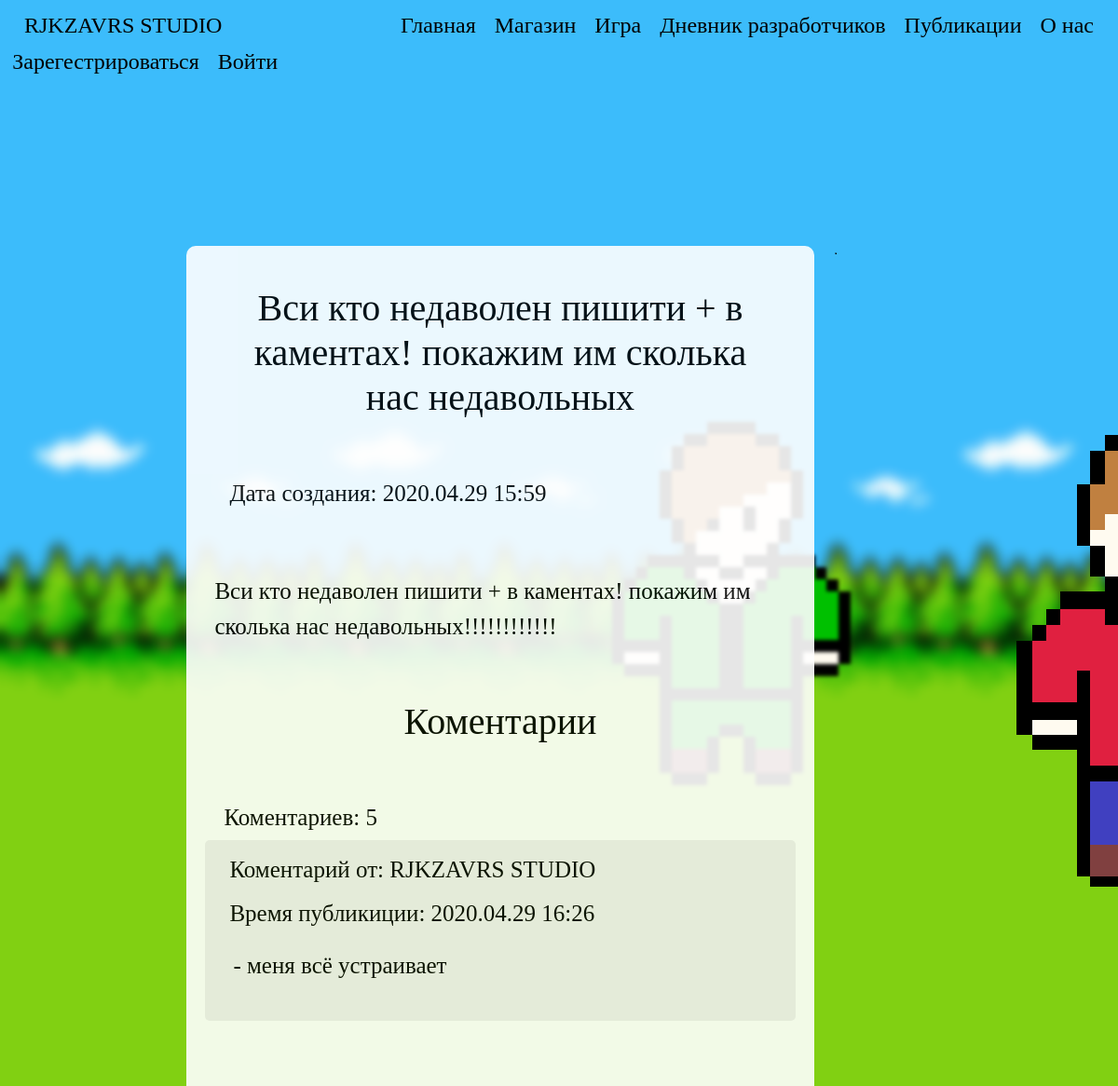
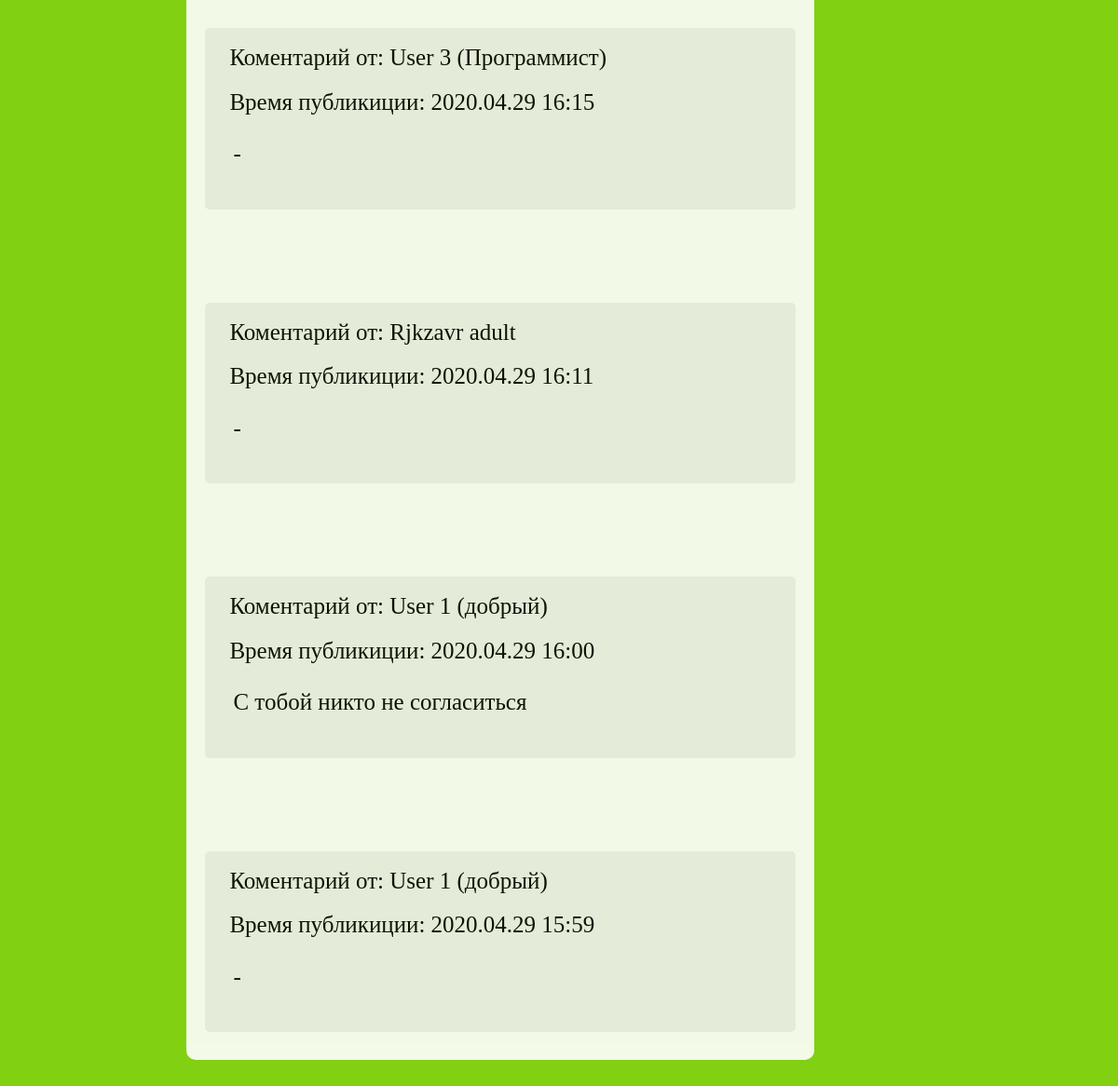
The app's page /Publication/1/ with its own data (2 pictures, top to bottom).
### data/publications.py (models this page shows)
class Publications(SqlAlchemyBase, SerializerMixin):
    __tablename__ = 'publications'
    id = sqlalchemy.Column(sqlalchemy.Integer, primary_key=True, autoincrement=True)
    header = sqlalchemy.Column(sqlalchemy.String, nullable=True)
    body = sqlalchemy.Column(sqlalchemy.String, nullable=True)
    created_date = sqlalchemy.Column(sqlalchemy.DateTime)
    comments = orm.relation('Comments')
    author_id = sqlalchemy.Column(sqlalchemy.Integer, sqlalchemy.ForeignKey("user.id"))
    author = orm.relation('User')
    def formatted_date(self):
        d = self.created_date
        return f"{str(d.year).rjust(2, '0')}.{str(d.month).rjust(2, '0')}.{d.day} {str(d.hour).rjust(2, '0')}:{str(d.minute).rjust(2, '0')}"

### data/comments.py (models this page shows)
class Comments(SqlAlchemyBase, SerializerMixin):
    __tablename__ = 'comments'
    id = sqlalchemy.Column(sqlalchemy.Integer, primary_key=True, autoincrement=True)
    text = sqlalchemy.Column(sqlalchemy.String, nullable=True)
    created_date = sqlalchemy.Column(sqlalchemy.DateTime, default=datetime.now())
    product_id = sqlalchemy.Column(sqlalchemy.Integer, sqlalchemy.ForeignKey("products.id"))
    product = orm.relation('Products')
    developers_diary_publication_id = sqlalchemy.Column(sqlalchemy.Integer, sqlalchemy.ForeignKey("developers_diary.id"))
    developers_diary_publication = orm.relation('DevelopersDiary')
    publication_id = sqlalchemy.Column(sqlalchemy.Integer, sqlalchemy.ForeignKey("publications.id"))
    publication = orm.relation('Publications')
    author_id = sqlalchemy.Column(sqlalchemy.Integer, sqlalchemy.ForeignKey("user.id"))
    author = orm.relation('User')
    def formatted_date(self):
        d = self.created_date
        return f"{str(d.year).rjust(2, '0')}.{str(d.month).rjust(2, '0')}.{d.day} {str(d.hour).rjust(2, '0')}:{str(d.minute).rjust(2, '0')}"

### data/users.py (models this page shows, shortened)
class User(SqlAlchemyBase, UserMixin, SerializerMixin):
    __tablename__ = 'user'
    id = sqlalchemy.Column(sqlalchemy.Integer, primary_key=True, autoincrement=True)
    surname = sqlalchemy.Column(sqlalchemy.String, nullable=True)
    name = sqlalchemy.Column(sqlalchemy.String, nullable=True)
    age = sqlalchemy.Column(sqlalchemy.Integer, nullable=True)
    nickname = sqlalchemy.Column(sqlalchemy.String, nullable=True)
    email = sqlalchemy.Column(sqlalchemy.String, index=True, unique=True, nullable=True)
    hashed_password = sqlalchemy.Column(sqlalchemy.String, nullable=True)
    created_date = sqlalchemy.Column(sqlalchemy.DateTime)
    status = sqlalchemy.Column(sqlalchemy.Integer, nullable=True, default=0)
    background_image_id = sqlalchemy.Column(sqlalchemy.Integer, nullable=True, default=0)
    publications = orm.relation('Publications')
    developers_diary = orm.relation('DevelopersDiary')
    comments = orm.relation('Comments')

### run.py (the view)
@app.route("/Publication/<int:id>/", methods=['GET', 'POST'])
def publication(id):
    status = 0
    if current_user.is_authenticated:
        status = current_user.status + 1
    session = db_session.create_session()
    publication = session.query(Publications).get(id)
    session.close()
    if publication:
        form = CommentsForm()
        if form.submit.data:
            if current_user.is_authenticated:
                session = db_session.create_session()
                user = session.query(User).get(current_user.id)
                publication = session.query(Publications).get(id)
                comment = Comments()
                comment.text = form.text.data
                comment.created_date = datetime.datetime.now()
                form.text.data = ""
                user.comments.append(comment)
                session.merge(user)
                publication.comments.append(comment)
                session.merge(publication)
                session.commit()
                session = db_session.create_session()
                comments = session.query(Comments).filter(Comments.publication_id == id).order_by(
                    Comments.created_date.desc()).all()
                templ = render_template("/Publication.html", publication=publication, status=status, user=current_user,
                                        style=url_for('static', filename='css/style.css'), form=form, comments=comments,
                                        count_commentaries=len(comments), base_href=f"Publication/{id}/",
                                        bgimg=get_image_profile(current_user))
                session.close()
                return templ
        else:
            comments = session.query(Comments).filter(Comments.publication_id == id).order_by(
                Comments.created_date.desc()).all()
            templ = render_template("/Publication.html", publication=publication, status=status, user=current_user,
                                    style=url_for('static', filename='css/style.css'), form=form, comments=comments,
                                    count_commentaries=len(comments), base_href=f"Publication/{id}/",
                                    bgimg=get_image_profile(current_user))
            session.close()
            return templ
    session.close()
    return redirect('/Publications')

### data/db_session.py (called while the page is built)
def create_session() -> Session:
    global __factory
    return __factory()

### run.py (called while the page is built)
def get_image_profile(user):
    bg_img = 1
    if user.is_authenticated:
        bg_img = user.background_image_id + 1
    return url_for('static', filename=f'img/background_img_{bg_img}.png')

### templates/Publication.html
{% extends "base.html" %}
{% block content %}
<div class="navbar">
    <div class="title">
        <h1 class="title-text">{{ publication.header }}</h1>
    </div>
    <div class="title">
        <p class="diary-text">Дата создания: {{ publication.formatted_date() }}</p>
    </div>
</div>
<div>
    <p class="diary-text">
        {% for text in publication.body.split("\n") %}
        {{text}}<br>
        {% endfor %}
    </p>
</div>
{% include "comments.html" %}
{% endblock %}

### templates/comments.html (shortened to what this page needs)
<div class="block-comments">
    <div class="title">
        <h1 class="title-text">Коментарии</h1>
    </div>
    <div class="block-count">
        <p class="diary-text">Коментариев: {{ count_commentaries }}</p>
    </div>
    {% for comment in comments %}
    <div class="block-comment">
        <div class="navbar">
            <div>
                <p class="diary-text">
                    Коментарий от: {{ comment.author.nickname }}
                </p>
            </div>
            <div>
                <a>
                    <p class="diary-text">
                        Время публикиции: {{ comment.formatted_date() }}
                    </p>
                </a>
            </div>
        </div>
        <div class="block-body-comment">
            <p class="diary-text">
                {{ comment.text }}
            </p>
        </div>
        <div class="navbar">
        </div>
    </div>
    {% endfor %}
</div>

### static/css/style.css (style rules this page uses)
p { text-decoration: none; }
a { text-decoration: none; }
.title-text { font-family: 'Comfortaa', cursive; font-weight: 100; font-style: inherit; color: #000; position: relative; padding: 5px 5px; margin: 0 5px; }
.diary-text { font-size: 25px; font-family: 'Comfortaa', cursive; font-weight: 100; font-style: inherit; color: #000; position: relative; padding: 5px 5px; margin: 0 5px; }
div.title { display: block; text-align: center; margin-bottom: 50px; }
div.block-comment { background: #efefef; border-radius: 5px; }
div.block-comment + div.block-comment { margin-top: 100px; }
div.block-comments { margin-top: 50px; }
div.block-body-comment { padding-left: 20px; padding-right: 20px; padding-bottom: 20px; }
div.block-count { margin-left: 10px; }

### records on screen
Publications: header "Вси кто недаволен пишити + в каментах! покажим им сколька нас недавольных", formatted_date "2020.04.29 15:59", body "Вси кто недаволен пишити + в каментах! покажим им сколька нас недавольных!!!!!!!!!!!!"
Comments: author.nickname "RJKZAVRS STUDIO", formatted_date "2020.04.29 16:26", text "- меня всё устраивает"
Comments: author.nickname "User 3 (Программист)", formatted_date "2020.04.29 16:15", text "-"
Comments: author.nickname "Rjkzavr adult", formatted_date "2020.04.29 16:11", text "-"
Comments: author.nickname "User 1 (добрый)", formatted_date "2020.04.29 16:00", text "С тобой никто не согласиться"
Comments: author.nickname "User 1 (добрый)", formatted_date "2020.04.29 15:59", text "-"

### other values on screen
{{ count_commentaries }} "5"
